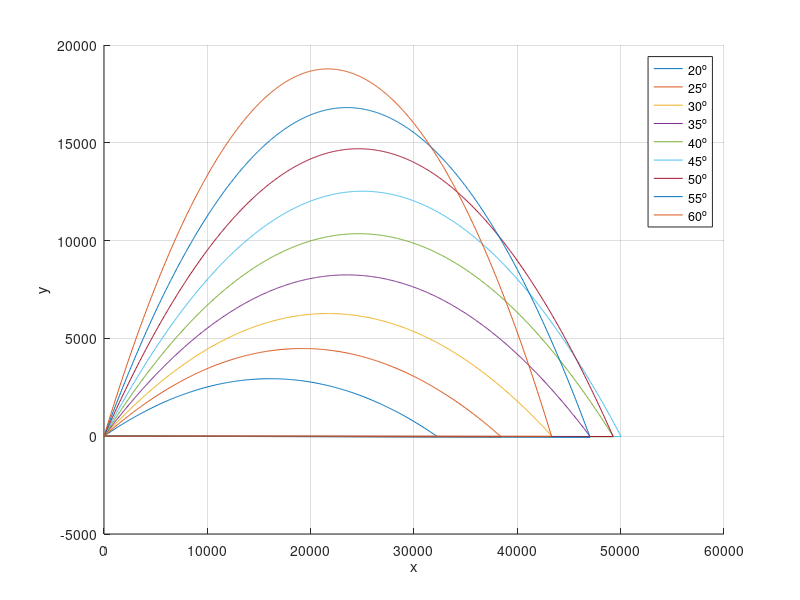
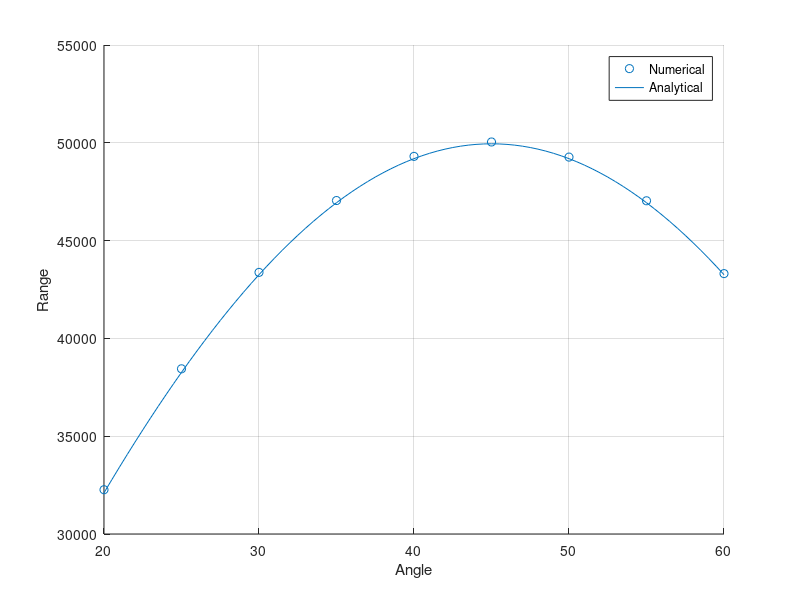
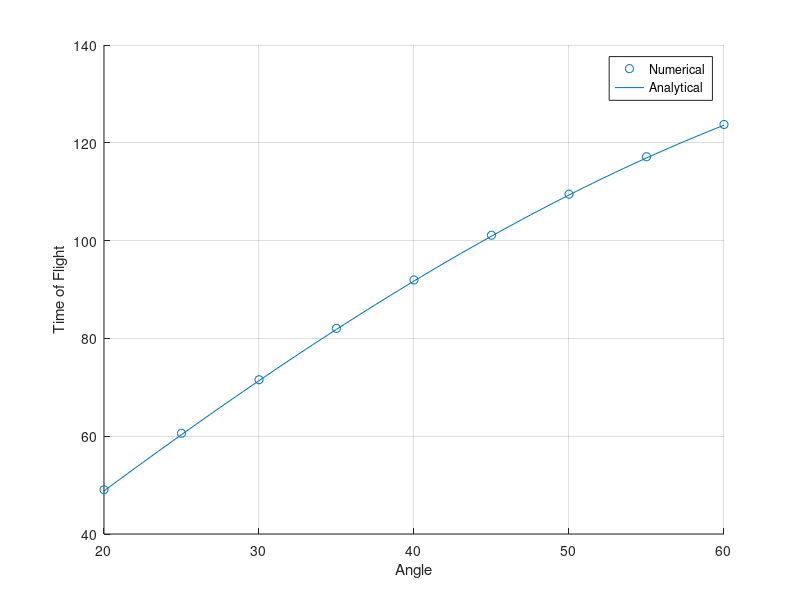

MATLAB code to generate these figures, in order:
clc
clear

v=700;
g=9.81;
n=1000;
h=150/n; %Maximum Time of Flight ~ 150s

R=zeros(9,1); %Stores Range
T=zeros(9,1); %Stores Time of Flight
theta=pi/9:pi/36:pi/3;

hold on
grid on
for j=1:9
t=zeros(1,n);
y=zeros(1,n);
x=zeros(1,n);
x(1)=0;
y(1)=0;
t(1)=0;

vx=v*cos(theta(j));
vy=v*sin(theta(j));
for i=1:n-1
    t(i+1)=t(i)+h;
    x(i+1)=x(i)+h*vx;
    y(i+1)=y(i)+h*(vy-g*t(i));
    if y(i+1)<0
        R(j)=x(i+1);
        T(j)=t(i+1);
        break
    end
end
plot(x,y)
end
legend('20^o','25^o','30^o','35^o','40^o','45^o','50^o','55^o','60^o')
xlabel('x')
ylabel('y')
hold off

%Range Analysis
figure()
grid on
hold on
scatter(theta*180/pi,R);
x=pi/9:pi/360:pi/3;
y=v^2*sin(2*x)/g;
plot(x*180/pi,y)
xlabel('Angle')
ylabel('Range')
legend('Numerical','Analytical');
hold off

%Time of Flight Analysis
figure()
grid on
hold on
scatter(theta*180/pi,T);
x=pi/9:pi/360:pi/3;
y=2*v*sin(x)/g;
plot(x*180/pi,y)
xlabel('Angle')
ylabel('Time of Flight')
legend('Numerical','Analytical');
hold off